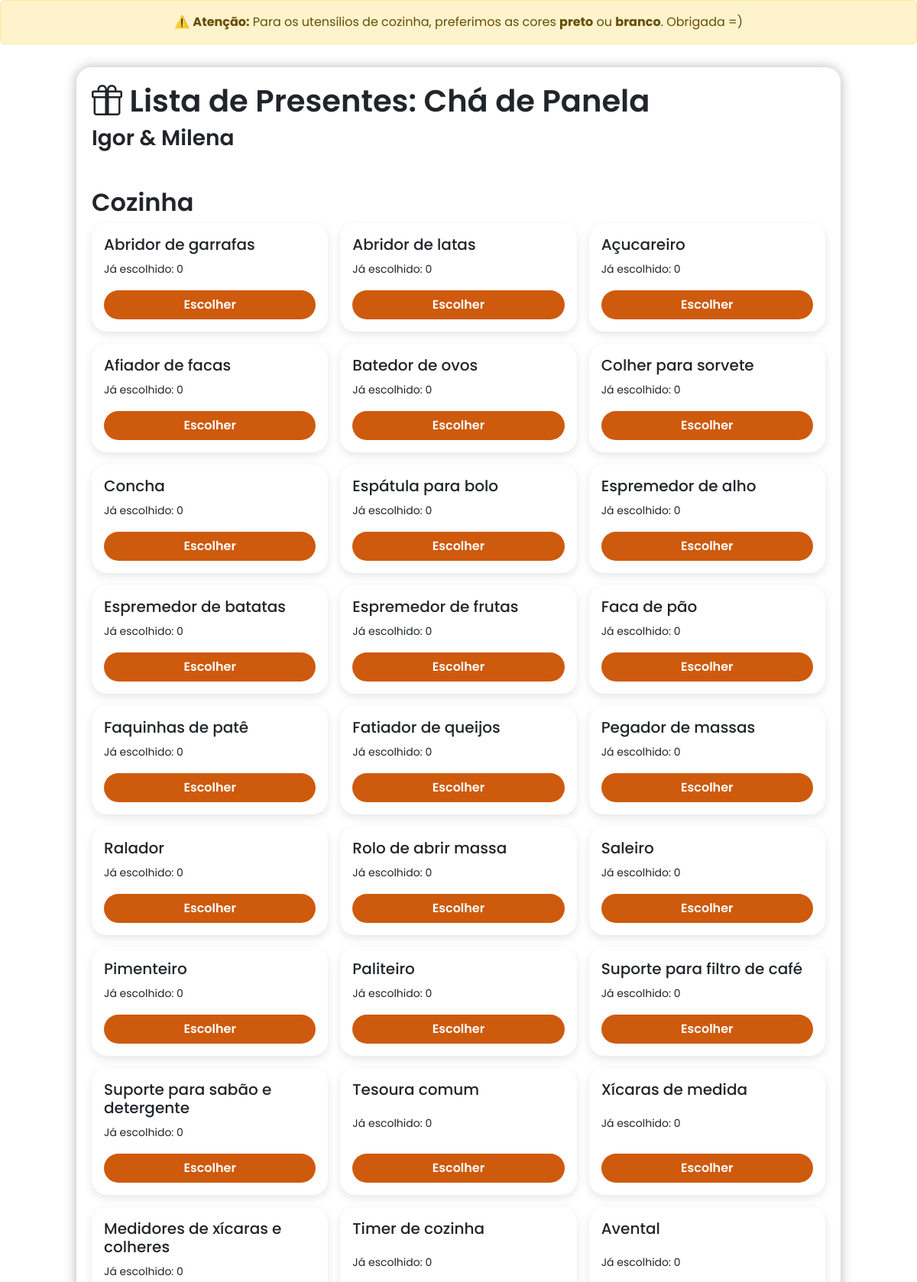
The page / (upper part) on the database its author committed.
### models.py (models this page shows)
class Presente(db.Model):
    id = db.Column(db.Integer, primary_key=True)
    nome = db.Column(db.String(100), nullable=False)
    categoria = db.Column(db.String(50), nullable=False)  # Categoria do presente
    escolhas = db.relationship('Escolha', backref='presente', lazy=True)

### app.py (the view)
@app.route('/')
def index():
    presentes = Presente.query.order_by(Presente.id).all()
    categorias = defaultdict(list)
    for presente in presentes:
        total_escolhido = sum(escolha.quantidade for escolha in presente.escolhas)
        presente.total_escolhido = total_escolhido  # adiciona atributo dinâmico
        categorias[presente.categoria].append(presente)
    return render_template('index.html', categorias=categorias)

### templates/index.html (shortened to what this page needs)
<!DOCTYPE html>
<html lang="pt-br">
<head>
    <link href="https://cdn.jsdelivr.net/npm/bootstrap@5.3.0/dist/css/bootstrap.min.css" rel="stylesheet">
    <link href="https://cdn.jsdelivr.net/npm/bootstrap-icons@1.10.5/font/bootstrap-icons.css" rel="stylesheet">
</head>
<body>
    <div class="alert alert-warning text-center mb-0" role="alert">
        ⚠️ <strong>Atenção:</strong> Para os utensílios de cozinha, preferimos as cores <strong>preto</strong> ou <strong>branco</strong>. Obrigada =)
    </div>
    <div class="container">
        <h1><i class="bi bi-gift"></i> Lista de Presentes: Chá de Panela</h1>
        <h3>Igor & Milena</h3>
        {% for categoria, presentes_lista in categorias.items() %}
        <h2 class="mt-5">{{ categoria }}</h2>
        <div class="row row-cols-1 row-cols-sm-2 row-cols-md-3 g-3">
            {% for presente in presentes_lista %}
            <div class="col">
                <div class="card p-3">
                    <h5>{{ presente.nome }}</h5>
                    <p><small>Já escolhido: {{ presente.total_escolhido }}</small></p>
                    <a href="{{ url_for('escolher_presente', presente_id=presente.id) }}" class="btn btn-custom w-100">Escolher</a>
                </div>
            </div>
            {% endfor %}
        </div>
        {% endfor %}
    </div>
</body>
</html>

### templates/index.html (style rules this page uses)
body { font-family: 'Poppins', sans-serif; background: url('') no-repeat center center fixed; background-size: cover; margin: 0; padding: 0; }
.container { max-width: 1000px; margin-top: 30px; margin-bottom: 30px; background-color: rgba(255, 255, 255, 0.85); border-radius: 20px; padding: 20px; box-shadow: 0 0 15px rgba(0, 0, 0, 0.3); }
.card { border: none; border-radius: 20px; background-color: transparent; box-shadow: 0 4px 12px rgba(0, 0, 0, 0.1); transition: 0.3s; height: 100%; display: flex; flex-direction: column; justify-content: space-between; }
.btn-custom { background-color: #ce5a0d; color: white; border-radius: 50px; font-weight: 600; }
h1, h2, h3 { text-align: left; font-weight: 600; }

### rows shown on the page
Presente: categoria "Cozinha", nome "Abridor de garrafas", total_escolhido "0"
Presente: nome "Abridor de latas", total_escolhido "0"
Presente: nome "Açucareiro", total_escolhido "0"
Presente: nome "Afiador de facas", total_escolhido "0"
Presente: nome "Batedor de ovos", total_escolhido "0"
Presente: nome "Colher para sorvete", total_escolhido "0"
Presente: nome "Concha", total_escolhido "0"
Presente: nome "Espátula para bolo", total_escolhido "0"
Presente: nome "Espremedor de alho", total_escolhido "0"
Presente: nome "Espremedor de batatas", total_escolhido "0"
Presente: nome "Espremedor de frutas", total_escolhido "0"
Presente: nome "Faca de pão", total_escolhido "0"
Presente: nome "Faquinhas de patê", total_escolhido "0"
Presente: nome "Fatiador de queijos", total_escolhido "0"
Presente: nome "Pegador de massas", total_escolhido "0"
Presente: nome "Ralador", total_escolhido "0"
Presente: nome "Rolo de abrir massa", total_escolhido "0"
Presente: nome "Saleiro", total_escolhido "0"
Presente: nome "Pimenteiro", total_escolhido "0"
Presente: nome "Paliteiro", total_escolhido "0"
Presente: nome "Suporte para filtro de café", total_escolhido "0"
Presente: nome "Suporte para sabão e detergente", total_escolhido "0"
Presente: nome "Tesoura comum", total_escolhido "0"
Presente: nome "Xícaras de medida", total_escolhido "0"
Presente: nome "Medidores de xícaras e colheres", total_escolhido "0"
Presente: nome "Timer de cozinha", total_escolhido "0"
Presente: nome "Avental", total_escolhido "0"
